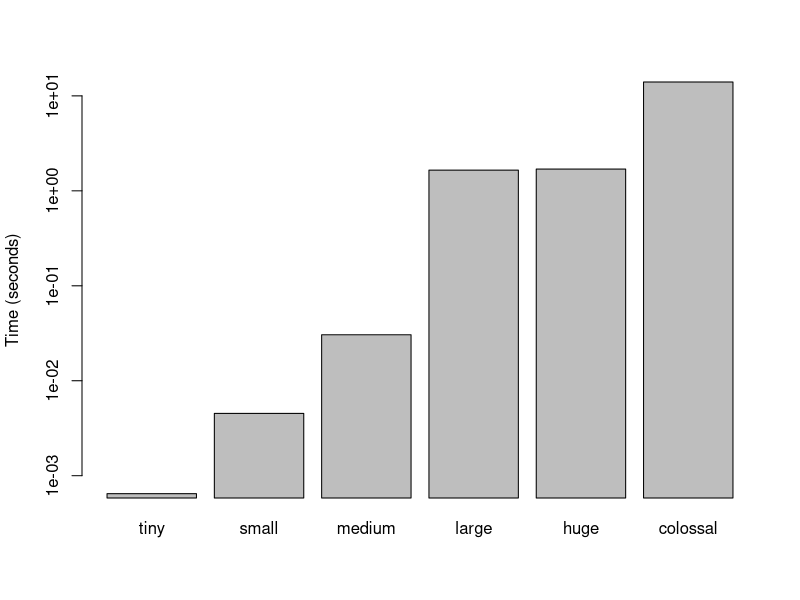
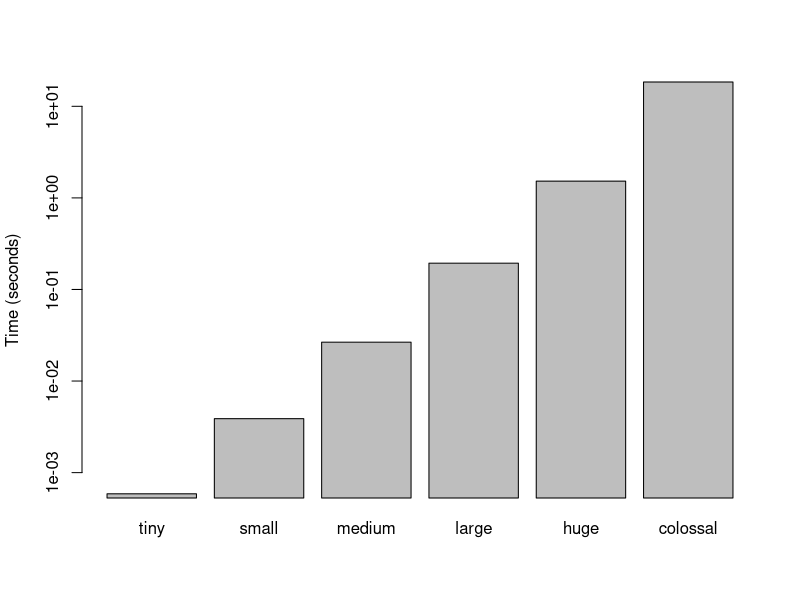
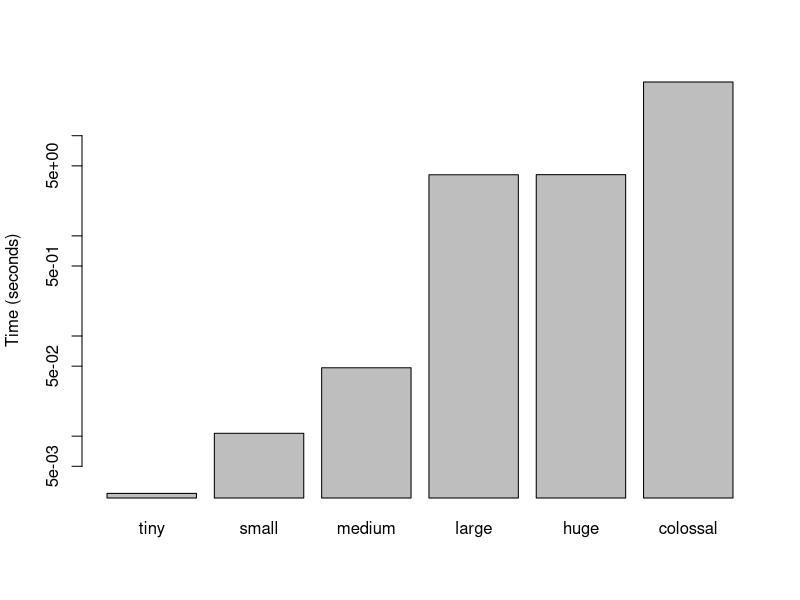
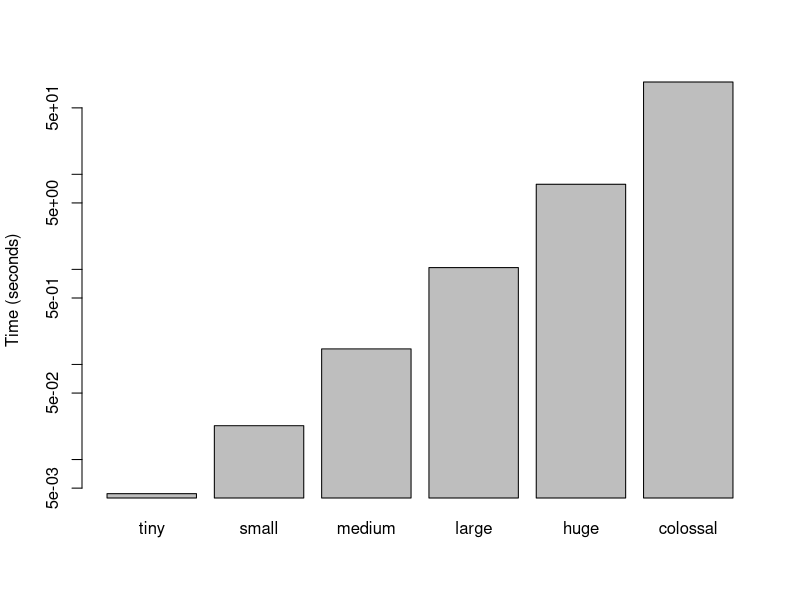
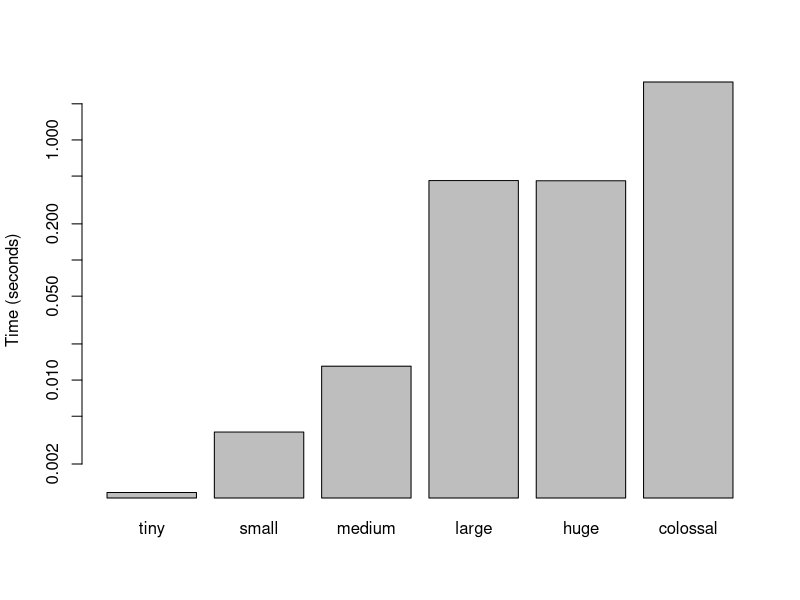
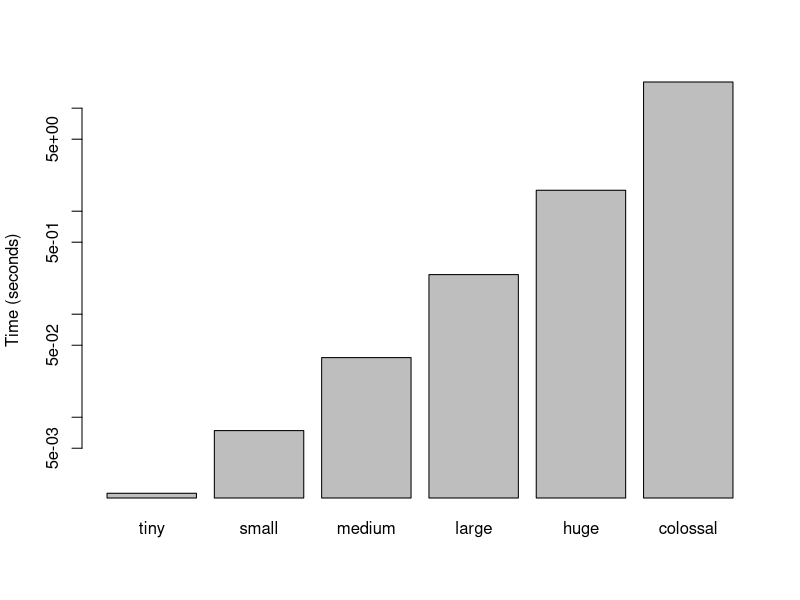

Generate these figures, in order, with R:
## Read in the data
data <- read.csv(file="trials.csv", header=TRUE, sep=',')

sizegrep <- c("tiny", "small", "medium", "large", "huge", "colossal")

for (set in c("Floyd-Warshall", "Johnson-FibonacciHeap", "Johnson-Min-Heap")) {
    algodata = data[data$ALGO == set,]
    for (variety in c("sparse", "dense")) {
        varietydata = algodata[grep(variety, algodata$FILE),]
        times <- c()
        for (size in sizegrep){
            times <- c(times,varietydata[grep(size, varietydata$FILE), 3])
        }
        pdf(paste(set, variety, ".pdf", sep=""))
        barplot(times, names.arg=sizegrep, ylab="Time (seconds)", log="y")
        dev.off()
    }
}

